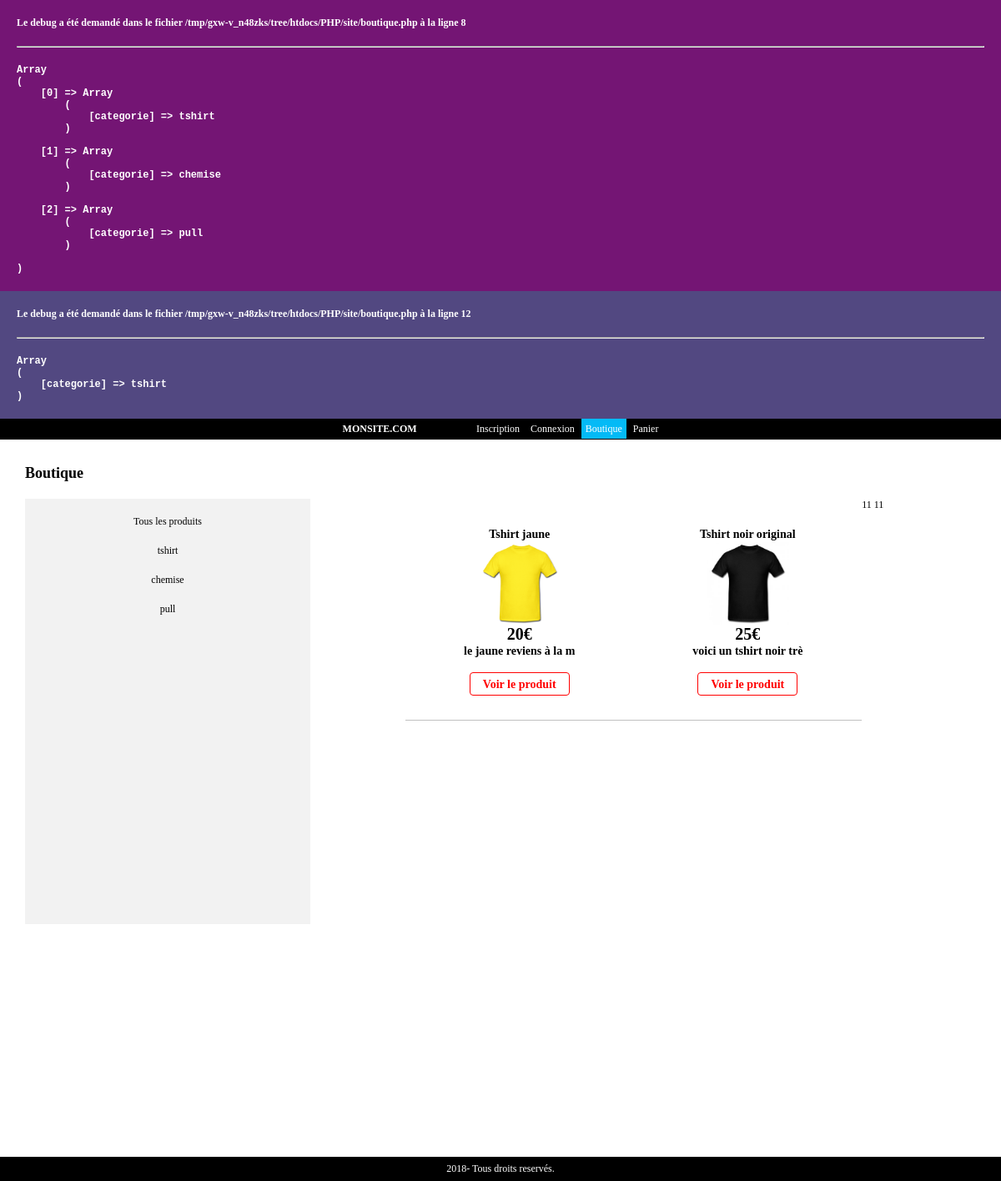
/htdocs/PHP/site/boutique.php?categorie=tshirt, run on the app's committed database.
### tables this page shows
CREATE TABLE IF NOT EXISTS `produit` (
  `id_produit` int(3) NOT NULL,
  `reference` varchar(20) NOT NULL,
  `categorie` varchar(20) NOT NULL,
  `titre` varchar(100) NOT NULL,
  `description` text NOT NULL,
  `couleur` varchar(20) NOT NULL,
  `taille` varchar(5) NOT NULL,
  `public` enum('m','f','mixte') NOT NULL,
  `photo` varchar(250) NOT NULL,
  `prix` int(3) NOT NULL,
  `stock` int(3) NOT NULL
);

### htdocs/PHP/site/boutique.php (the view, shortened to what this page needs)
<?php
require_once('inc/init.inc.php');
$resultat = $pdo -> query("SELECT DISTINCT categorie FROM produit");
$categorie = $resultat -> fetchAll(PDO::FETCH_ASSOC);
if (isset($_GET['categorie']) && !empty($_GET['categorie'])){
	$resultat = $pdo -> prepare("SELECT * FROM produit WHERE categorie = :categorie");
	$resultat -> bindParam(':categorie', $_GET['categorie'], PDO::PARAM_STR);
	$resultat -> execute();
}
else{
	$resultat = $pdo -> query("SELECT * FROM produit");
}
$infos_produits = $resultat -> fetchAll(PDO::FETCH_ASSOC);
require_once('inc/header.inc.php');
?>
<h1>Boutique</h1>
<div class="boutique-gauche">
	<ul>
		<li><a href="boutique.php">Tous les produits</a></li>
		<?php foreach ($categorie as $key => $value) : ?>
			<li><a href="?categorie=<?= $value['categorie'] ?>"><?= $value['categorie'] ?></a></li>
		<?php endforeach; ?>
	</ul>
</div>
<div class="boutique-droite">
	<?php foreach ($infos_produits as $key => $value) : ?>
		<?= extract($value) ?>
	<div class="boutique-produit">
		<h3><?= $titre ?><h3>
		<a href="fiche_produit.php?id=<?= $id_produit ?> "><img src="<?= RACINE_SITE ?>photo/<?= $photo ?>" height="100"></a>
		<p style="font-weight: bold; font-size: 20px;"><?= $prix ?>€</p>
		<p style="height: 40px;"><?= substr($description, 0, 30) ?></p>
		<a style="padding: 5px 15px; border: 1px solid red; color: red; border-radius: 4px" href="fiche_produit.php?id=<?= $id_produit ?> ">Voir le produit</a>
	</div>
	<?php endforeach; ?>
</div>
<?php
require('inc/footer.inc.php');
?>

### htdocs/PHP/site/css/style.css (style rules this page uses)
* { margin: 0; }
body { font-family : verdana; font-size: 12px; }
a { text-decoration: none; color: #000; }
.boutique-gauche { float: left; width: 30%; background: #f2f2f2; min-height: 500px; margin-right: 10%; padding-top: 10px; text-align: center; }
.boutique-gauche ul { list-style: none; padding: 0; }
.boutique-gauche ul li a { display: block; padding: 10px; }
.boutique-droite { float: left; width: 60%; }
.boutique-produit { float: left; width: 30%; text-align: center; padding: 5%; border-bottom: 1px solid #c0c0c0; }
h1 { margin-bottom: 20px; }

### data on the page
produit: value "11", titre "Tshirt jaune", photo (picture), prix "20", description "le jaune reviens à la m"
produit: value "11", titre "Tshirt noir original", photo (picture), prix "25", description "voici un tshirt noir trè"

### other printed values
$trace[0]['line'] "8 12"
$value['categorie'] "tshirt"
$value['categorie'] "chemise"
$value['categorie'] "pull"
